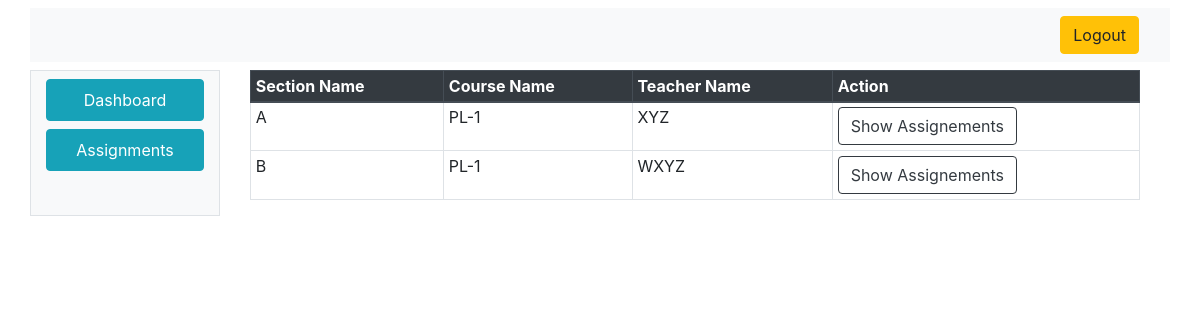
The app's page /student/semesterToSections.php?SemesterID=1 (signed in), older data.
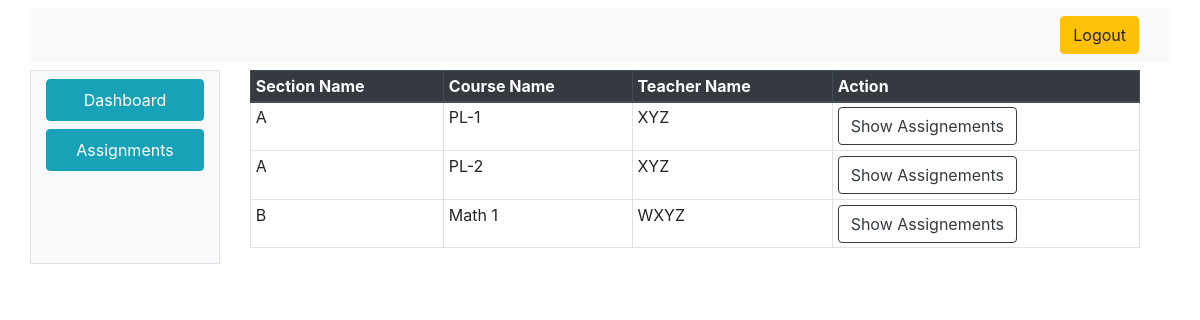
The same page, newer data.
### tables this page shows
CREATE TABLE `student_section` (
  `ID` int(11) NOT NULL,
  `StudentID` int(11) NOT NULL,
  `SectionID` int(11) NOT NULL
);

CREATE TABLE `section` (
  `SectionID` int(11) NOT NULL,
  `SectionName` varchar(10) NOT NULL,
  `CourseID` int(11) NOT NULL,
  `TeacherID` int(11) NOT NULL,
  `SemesterID` int(11) NOT NULL,
  `Status` tinyint(1) NOT NULL
);

CREATE TABLE `courses` (
  `CourseID` int(11) NOT NULL,
  `CourseCode` varchar(50) NOT NULL,
  `CourseName` varchar(100) NOT NULL,
  `DepartmentID` int(11) NOT NULL,
  `Status` tinyint(1) NOT NULL
);

CREATE TABLE `users` (
  `UserID` int(11) NOT NULL,
  `UserName` varchar(100) NOT NULL,
  `UserEmail` varchar(50) NOT NULL,
  `Password` varchar(25) NOT NULL,
  `Status` tinyint(1) NOT NULL,
  `UserTypeID` int(11) NOT NULL,
  `DepartmentID` int(11) DEFAULT NULL
);

### index_model.php (called while the page is built, shortened)
<?php
class IndexModel
{
	public $con;
	public function IndexModel()
	{
		$this->host = "localhost:3306";
		$this->user = "root";
		$this->pass = "";
		$this->dbname = "ams";
		$this->con =  new mysqli($this->host, $this->user, $this->pass, $this->dbname);
	}
	public function getAllStudentSectionInfo($SemesterID, $StudentID)
	{
		$q = "select student_section.*,users.UserName,courses.CourseName,section.SectionName from student_section LEFT OUTER JOIN section on student_section.SectionID=section.SectionID LEFT OUTER JOIN courses on courses.CourseID=section.CourseID LEFT OUTER JOIN users on section.TeacherID=users.UserID WHERE student_section.StudentID=" . $StudentID . " and section.SemesterID=" . $SemesterID;
		$r = mysqli_query($this->con, $q);
		if ($r == false) {
			return 0;
		} else {
			return $r;
		}
	}
}

### student/semesterToSections.php (the view, shortened to what this page needs)
<html>
<head>
  <link rel="stylesheet" href="css.css">
  <link rel="stylesheet" href="https://stackpath.bootstrapcdn.com/bootstrap/4.4.1/css/bootstrap.min.css">
</head>
<body>
  <div class="container mt-2">
    <div class="row">
      <div class="col-12 mb-2 bg-light">
        <nav class="navbar navbar-expand-lg navbar-light bg-light justify-content-end">
          <a class="btn btn-warning ml-2" href="../logout.php"><i class="fa fa-sign-out" aria-hidden="true"></i>
            Logout
          </a>
        </nav>
      </div>
      <div class="col-2 bg-light border">
        <nav class=" d-none d-md-block bg-light sidebar">
          <div class="sidebar-sticky">
            <ul class="nav flex-column">
              <li class="nav-item">
                <a class="nav-link btn btn-info mb-2 mt-2" href="#"><i class="fa fa-home" aria-hidden="true"></i>
                  Dashboard
                </a>
              </li>
              <li class="nav-item">
                <a class="nav-link btn btn-info mb-2" href="AllStudentSemester.php">
                  Assignments
                </a>
              </li>
            </ul>
          </div>
        </nav>
      </div>
      <div class="col-10 bg-transparent">
        <div class="container-fluid container-responsive">
          <div class="table-responsive">
            <table class="table  table-sm table-hover table-bordered">
              <thead class="thead-dark">
                <tr>
                  <th scope="col">Section Name</th>
                  <th scope="col">Course Name</th>
                  <th scope="col">Teacher Name</th>
                  <th scope="col">Action</th>
                </tr>
              </thead>
              <tbody>
                <?php
                require_once('../index_model.php');
                $indObj = new IndexModel();
                $rs = $indObj->getAllStudentSectionInfo($_GET['SemesterID'], $_SESSION["UserID"]);
                while ($d = mysqli_fetch_assoc($rs)) {
                  echo $str = "<tr><td>" . $d["SectionName"] . "</td><td>" . $d["CourseName"] . "</td><td>" . $d["UserName"] . "</td>";
                  echo  $str = "<td>
                      <a href='assignments.php?SectionID=" . $d['SectionID'] . "' class='btn btn-outline-dark'>Show Assignements</a>
                      </td></tr>";
                }
                ?>
              </tbody>
            </table>
          </div>
        </div>
      </div>
    </div>
  </div>
</body>
</html>

Row changes from the older to the newer data that the page shows:
removed student_section: SectionID.SectionName "B", courses.CourseName "PL-1", users.UserName "WXYZ"
added student_section: SectionID.SectionName "A", courses.CourseName "PL-2", users.UserName "XYZ"
added student_section: SectionID.SectionName "B", courses.CourseName "Math 1", users.UserName "WXYZ"
